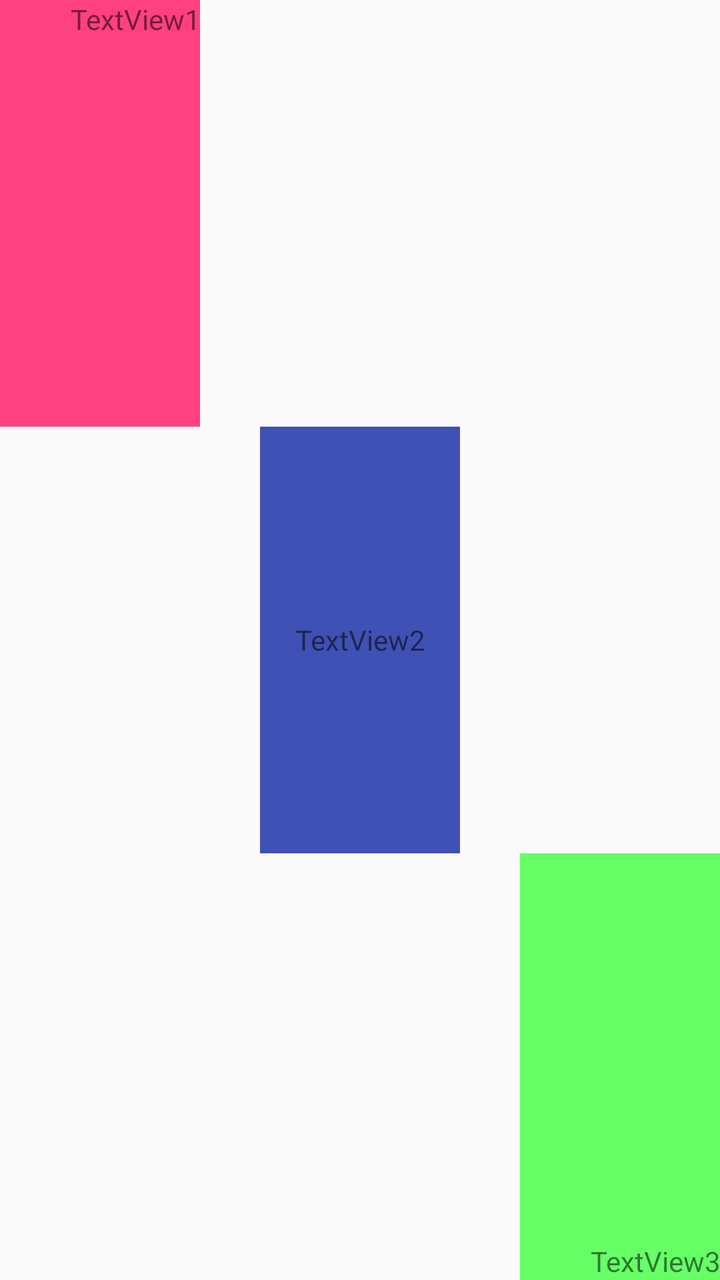
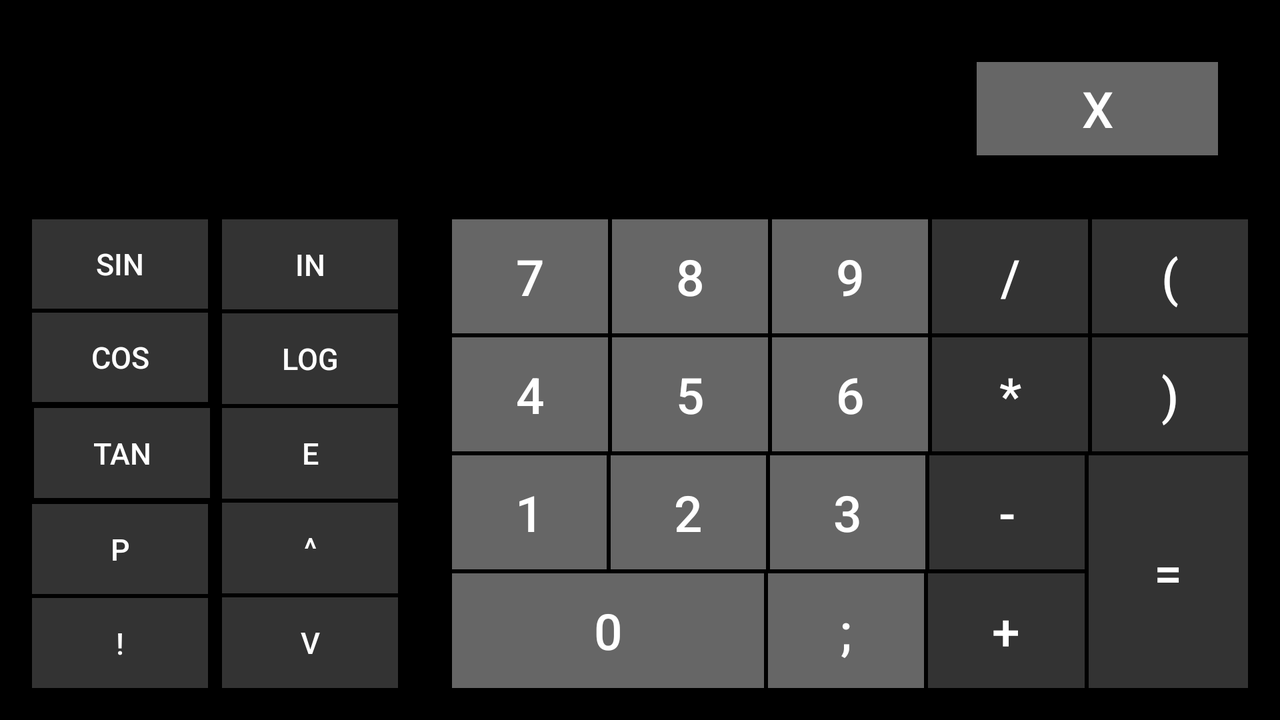

One screen, two layout resources from the same app: the default and the repository's alternative for another configuration. Each is rendered where Android would select it; the XML of both is given below.
<!-- AndroidManifest.xml: application theme AppTheme -->
<!-- res/layout/activity_example1b.xml -->
<?xml version="1.0" encoding="utf-8"?>
<LinearLayout xmlns:android="http://schemas.android.com/apk/res/android"
    android:layout_width="match_parent"
    android:layout_height="match_parent"
    android:orientation="vertical">

    
    
    
    
    

    
    
    
    
    
    

    <TextView
        android:id="@+id/textView1"
        android:layout_width="100dp"
        android:layout_height="0dp"
        android:layout_gravity="left"
        android:layout_weight="1"
        android:background="@color/colorAccent"
        android:gravity="top|right"
        android:text="TextView1" />

    <TextView
        android:id="@+id/textView2"
        android:layout_width="100dp"
        android:layout_height="0dp"
        android:layout_gravity="center"
        android:layout_weight="1"
        android:background="@color/colorPrimary"
        android:gravity="center"
        android:text="TextView2" />

    <TextView
        android:layout_width="100dp"
        android:layout_height="0dp"
        android:layout_gravity="right"
        android:layout_weight="1"
        android:background="@color/myColor1"
        android:gravity="bottom|right"
        android:text="TextView3" />


</LinearLayout>
<!-- resources referenced by this layout -->
<resources>
  <color name="colorAccent">#FF4081</color>
  <color name="colorPrimary">#3F51B5</color>
  <color name="myColor1">#66ff66</color>
  <style name="AppTheme" parent="Theme.AppCompat.Light.DarkActionBar">
          
          <item name="colorPrimary">@color/colorPrimary</item>
          <item name="colorPrimaryDark">@color/colorPrimaryDark</item>
          <item name="colorAccent">@color/colorAccent</item>
      </style>
  <color name="colorPrimaryDark">#303F9F</color>
</resources>
<!-- res/layout-land/activity_example1b.xml (the repository's variant of the layout above) -->
<!-- drawn on the phone turned sideways -->
<?xml version="1.0" encoding="utf-8"?>
<LinearLayout xmlns:android="http://schemas.android.com/apk/res/android"
    android:id="@+id/mainRedBox"
    android:layout_width="match_parent"
    android:layout_height="match_parent"
    android:background="#000"
    android:orientation="vertical">
    


    <LinearLayout
        android:id="@+id/bigGreenBox"
        android:layout_width="match_parent"
        android:layout_height="0dp"
        android:layout_margin="15dp"
        android:layout_weight="3"
        android:background="#000"
        android:orientation="horizontal"
        android:padding="15dp">
        

        <EditText
            android:id="@+id/editText1"
            android:layout_width="0dp"
            android:layout_height="wrap_content"
            android:layout_gravity="center"
            android:layout_weight="14" />

        <Button
            android:id="@+id/button1"
            style="@style/gangnamelight"
            android:layout_width="wrap_content"
            android:layout_height="wrap_content"
            android:layout_gravity="center"
            android:layout_margin="1dp"
            android:layout_weight="1"
            android:text="x" />

    </LinearLayout>

    <LinearLayout
        android:id="@+id/bigBlueBox"
        android:layout_width="match_parent"
        android:layout_height="0dp"
        android:layout_marginBottom="15dp"
        android:layout_marginLeft="15dp"
        android:layout_marginRight="15dp"
        android:layout_weight="9"
        android:background="#000"
        android:orientation="horizontal">
        

        <LinearLayout
            android:id="@+id/orangeBox1"
            android:layout_width="0dp"
            android:layout_height="match_parent"
            android:layout_weight="5"
            android:background="#000"
            android:orientation="vertical">
            

            <Button
                style="@style/gangnamestyle"
                android:layout_width="wrap_content"
                android:layout_height="0dp"
                android:layout_margin="1dp"
                android:layout_weight="1"
                android:text="sin" />

            <Button
                style="@style/gangnamestyle"
                android:layout_width="wrap_content"
                android:layout_height="0dp"
                android:layout_margin="1dp"
                android:layout_weight="1"
                android:text="cos" />

            <Button
                style="@style/gangnamestyle"
                android:layout_width="wrap_content"
                android:layout_height="0dp"
                android:layout_margin="2dp"
                android:layout_weight="1"
                android:text="tan" />

            <Button
                style="@style/gangnamestyle"
                android:layout_width="wrap_content"
                android:layout_height="0dp"
                android:layout_margin="1dp"
                android:layout_weight="1"
                android:text="p" />

            <Button
                style="@style/gangnamestyle"
                android:layout_width="wrap_content"
                android:layout_height="0dp"
                android:layout_margin="1dp"
                android:layout_weight="1"
                android:text="!" />
        </LinearLayout>

        <LinearLayout
            android:id="@+id/orangeBox2"
            android:layout_width="0dp"
            android:layout_height="match_parent"
            android:layout_marginRight="20dp"
            android:layout_weight="5"
            android:background="#000"
            android:orientation="vertical">
            

            <Button
                style="@style/gangnamestyle"
                android:layout_width="wrap_content"
                android:layout_height="0dp"
                android:layout_margin="1dp"
                android:layout_weight="1"
                android:text="in" />

            <Button
                style="@style/gangnamestyle"
                android:layout_width="wrap_content"
                android:layout_height="0dp"
                android:layout_margin="1dp"
                android:layout_weight="1"
                android:text="log" />

            <Button
                style="@style/gangnamestyle"
                android:layout_width="wrap_content"
                android:layout_height="0dp"
                android:layout_margin="1dp"
                android:layout_weight="1"
                android:text="e" />

            <Button
                style="@style/gangnamestyle"
                android:layout_width="wrap_content"
                android:layout_height="0dp"
                android:layout_margin="1dp"
                android:layout_weight="1"
                android:text="^" />

            <Button
                style="@style/gangnamestyle"
                android:layout_width="wrap_content"
                android:layout_height="0dp"
                android:layout_margin="1dp"
                android:layout_weight="1"
                android:text="v" />
        </LinearLayout>

        <LinearLayout
            android:id="@+id/blackBox"
            android:layout_width="0dp"
            android:layout_height="match_parent"
            android:layout_weight="21"
            android:background="#000"
            android:orientation="vertical">

            <LinearLayout
                android:id="@+id/greenBox1"
                android:layout_width="match_parent"
                android:layout_height="0dp"
                android:layout_weight="1"
                android:background="#000"
                android:orientation="horizontal">
                

                <Button
                    style="@style/gangnamelight"
                    android:layout_width="0dp"
                    android:layout_height="match_parent"
                    android:layout_margin="1dp"
                    android:layout_weight="1"
                    android:text="7" />

                <Button
                    style="@style/gangnamelight"
                    android:layout_width="0dp"
                    android:layout_height="match_parent"
                    android:layout_margin="1dp"
                    android:layout_weight="1"
                    android:text="8" />

                <Button
                    style="@style/gangnamelight"
                    android:layout_width="0dp"
                    android:layout_height="match_parent"
                    android:layout_margin="1dp"
                    android:layout_weight="1"
                    android:text="9" />

                <Button
                    style="@style/gangnamestyle2"
                    android:layout_width="0dp"
                    android:layout_height="match_parent"
                    android:layout_margin="1dp"
                    android:layout_weight="1"
                    android:text="/" />

                <Button
                    style="@style/gangnamestyle2"
                    android:layout_width="0dp"
                    android:layout_height="match_parent"
                    android:layout_margin="1dp"
                    android:layout_weight="1"
                    android:text="(" />

            </LinearLayout>

            <LinearLayout
                android:id="@+id/greenBox2"
                android:layout_width="match_parent"
                android:layout_height="0dp"
                android:layout_weight="1"
                android:background="#000"
                android:orientation="horizontal">
                

                <Button
                    style="@style/gangnamelight"
                    android:layout_width="0dp"
                    android:layout_height="match_parent"
                    android:layout_margin="1dp"
                    android:layout_weight="1"
                    android:text="4" />

                <Button
                    style="@style/gangnamelight"
                    android:layout_width="0dp"
                    android:layout_height="match_parent"
                    android:layout_margin="1dp"
                    android:layout_weight="1"
                    android:text="5" />

                <Button
                    style="@style/gangnamelight"
                    android:layout_width="0dp"
                    android:layout_height="match_parent"
                    android:layout_margin="1dp"
                    android:layout_weight="1"
                    android:text="6" />

                <Button
                    style="@style/gangnamestyle2"
                    android:layout_width="0dp"
                    android:layout_height="match_parent"
                    android:layout_margin="1dp"
                    android:layout_weight="1"
                    android:text="*" />

                <Button
                    style="@style/gangnamestyle2"
                    android:layout_width="0dp"
                    android:layout_height="match_parent"
                    android:layout_margin="1dp"
                    android:layout_weight="1"
                    android:text=")" />
            </LinearLayout>

            <LinearLayout
                android:id="@+id/blueBox"
                android:layout_width="match_parent"
                android:layout_height="0dp"
                android:layout_weight="2"
                android:background="#000"
                android:orientation="horizontal">
                

                <LinearLayout
                    android:id="@+id/redBox"
                    android:layout_width="0dp"
                    android:layout_height="match_parent"
                    android:layout_weight="4"
                    android:background="#f00"
                    android:orientation="vertical">

                    <LinearLayout
                        android:id="@+id/greenBox3"
                        android:layout_width="match_parent"
                        android:layout_height="0dp"
                        android:layout_weight="1"
                        android:background="#000"
                        android:orientation="horizontal">
                        

                        <Button
                            style="@style/gangnamelight"
                            android:layout_width="0dp"
                            android:layout_height="match_parent"
                            android:layout_margin="1dp"
                            android:layout_weight="1"
                            android:text="1" />

                        <Button
                            style="@style/gangnamelight"
                            android:layout_width="0dp"
                            android:layout_height="match_parent"
                            android:layout_margin="1dp"
                            android:layout_weight="1"
                            android:text="2" />

                        <Button
                            style="@style/gangnamelight"
                            android:layout_width="0dp"
                            android:layout_height="match_parent"
                            android:layout_margin="1dp"
                            android:layout_weight="1"
                            android:text="3" />

                        <Button
                            style="@style/gangnamestyle2"
                            android:layout_width="0dp"
                            android:layout_height="match_parent"
                            android:layout_margin="1dp"
                            android:layout_weight="1"
                            android:text="-" />

                    </LinearLayout>

                    <LinearLayout
                        android:id="@+id/greenBox4"
                        android:layout_width="match_parent"
                        android:layout_height="0dp"
                        android:layout_weight="1"
                        android:background="#000"
                        android:orientation="horizontal">
                        

                        <Button
                            style="@style/gangnamelight"
                            android:layout_width="0dp"
                            android:layout_height="match_parent"
                            android:layout_margin="1dp"
                            android:layout_weight="2"
                            android:text="0" />

                        <Button
                            style="@style/gangnamelight"
                            android:layout_width="0dp"
                            android:layout_height="match_parent"
                            android:layout_margin="1dp"
                            android:layout_weight="1"
                            android:text=";" />

                        <Button
                            style="@style/gangnamestyle2"
                            android:layout_width="0dp"
                            android:layout_height="match_parent"
                            android:layout_margin="1dp"
                            android:layout_weight="1"
                            android:text="+" />

                    </LinearLayout>

                </LinearLayout>

                <Button
                    style="@style/gangnamestyle2"
                    android:layout_width="0dp"
                    android:layout_height="match_parent"
                    android:layout_margin="1dp"
                    android:layout_weight="1"
                    android:text="=" />

            </LinearLayout>

        </LinearLayout>

    </LinearLayout>


</LinearLayout>
<!-- resources referenced by the variant -->
<!-- as the phone turned sideways resolves them -->
<resources>
  <style name="gangnamelight">
          <item name="android:textColor">#fff</item>
          <item name="android:background">#666</item>
          <item name="android:textSize">25sp</item>
      </style>
  <style name="gangnamestyle">
          <item name="android:textColor">#fff</item>
          <item name="android:background">#333</item>
          <item name="android:textSize">15sp</item>
      </style>
  <style name="gangnamestyle2">
          <item name="android:textColor">#fff</item>
          <item name="android:background">#333</item>
          <item name="android:textSize">25sp</item>
      </style>
  <style name="AppTheme" parent="Theme.AppCompat.Light.DarkActionBar">
          
          <item name="colorPrimary">@color/colorPrimary</item>
          <item name="colorPrimaryDark">@color/colorPrimaryDark</item>
          <item name="colorAccent">@color/colorAccent</item>
      </style>
  <color name="colorPrimary">#3F51B5</color>
  <color name="colorPrimaryDark">#303F9F</color>
  <color name="colorAccent">#FF4081</color>
</resources>
